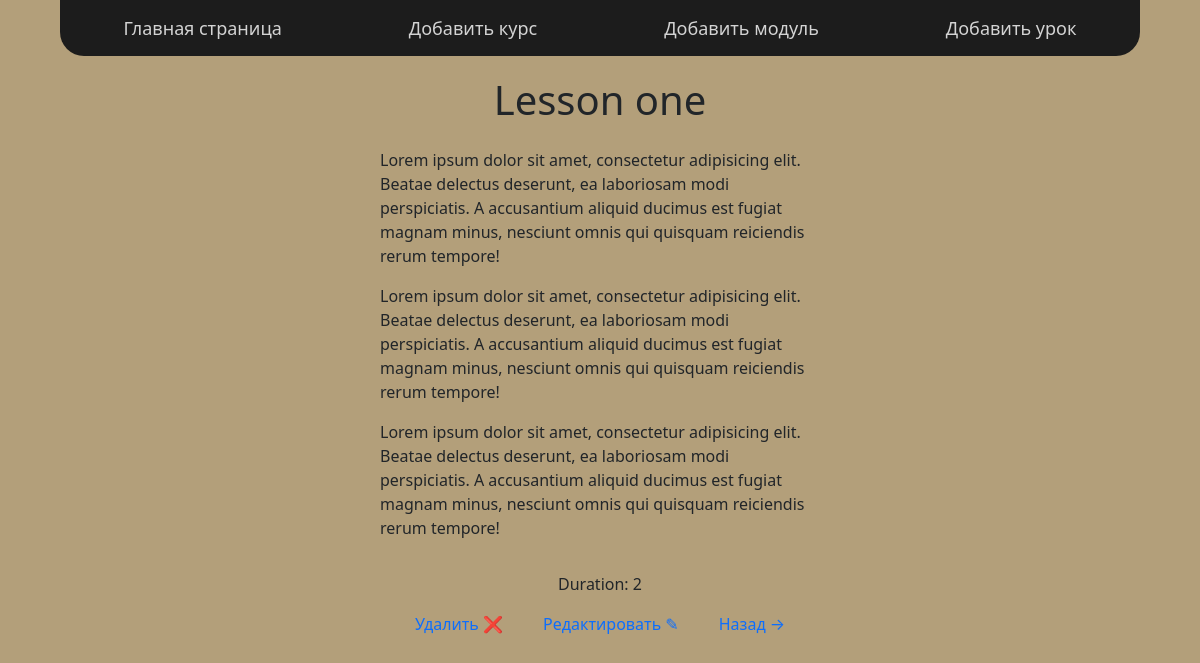
/lesson/module-one-lesson-one/, run on the app's committed database.
### lesson/models.py (models this page shows, shortened)
class Lesson(models.Model):
    module = models.ForeignKey(Module, on_delete=models.SET_NULL, null=True)
    title = models.CharField('Title', max_length=255)
    content = models.TextField('Content')
    duration = models.PositiveIntegerField('Duration', validators=[MinValueValidator(1), MaxValueValidator(4)])
    slug = models.SlugField('Slug', max_length=255, unique=True, blank=True, null=True)

### lesson/views.py (the view)
# urls.py: path('<slug:lesson_slug>/', views.lesson_page, name='lesson_page'),
def lesson_page(request, lesson_slug):
    lesson = get_object_or_404(Lesson, slug=lesson_slug)
    context = {
        'title': 'Lesson page',
        'lesson': lesson,
    }
    return render(request, 'lesson/index_lesson.html', context)

### lesson/templates/lesson/index_lesson.html
{% extends 'course/layout.html' %}
{% block content %}
    <div class="description">
        <h1>{{ lesson.title }}</h1>
        <p>{{ lesson.content|linebreaks }}</p>
        <p>Duration: {{ lesson.duration }}</p>
        <p style="display: flex; gap: 40px;">
            <a href="{% url 'delete_lesson_page' lesson.slug %}">Удалить &#10060;</a>
            <a href="{% url 'edit_lesson_page' lesson.slug %}">Редактировать &#9998;</a>
            <a href="{% url 'module_page' lesson.module.title %}">Назад &rarr;</a>
        </p>
    </div>
{% endblock %}

### static/all/css/style.css (style rules this page uses)
body { display: flex; flex-direction: column; align-items: center; background: #B39F7A; }
.content .description { padding: 20px; width: 40vw; display: flex; flex-direction: column; align-items: center; }
.content .description a { text-decoration: none; }

### data on the page
Lesson: title "Lesson one", content "Lorem ipsum dolor sit amet, consectetur adipisicing elit. Beatae delectus deserunt, ea laboriosam modi perspiciatis. A accusantium aliquid ducimus est fugiat magnam minus, nesciunt omnis qui quisquam reiciendis rerum tempore! Lorem ipsum dolor sit amet, consectetur adipisicing elit. Beatae delectus deserunt, ea laboriosam modi perspiciatis. A accusantium aliquid ducimus est fugiat magnam minus, nesciunt omnis qui quisquam reiciendis rerum tempore! Lorem ipsum dolor sit amet, consectetur adipisicing elit. Beatae delectus deserunt, ea laboriosam modi perspiciatis. A accusantium aliquid ducimus est fugiat magnam minus, nesciunt omnis qui quisquam reiciendis rerum tempore!", duration "2"
